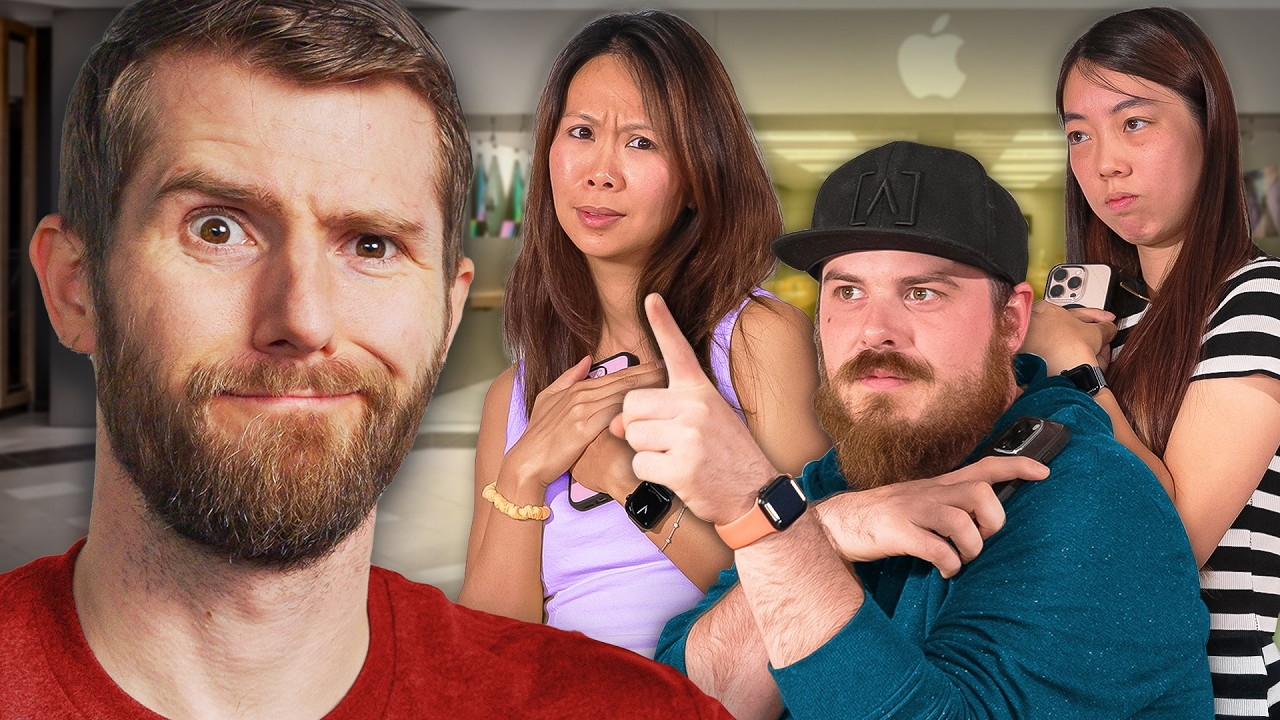
#> input picture data/raw/thumbnails/--5wLkbb1Z8.jpg, 1280 x 720 px; its folder holds only this picture in this run
$ python visual_features_enhanced.py   (older library calls are emulated)
#> lines starting #> are read from the running program, lines starting #| are printed output that depends on the picture
### config.py
"""Configuration settings for the YouTube thumbnail analysis project."""
import os
from pathlib import Path
from dotenv import load_dotenv

# Load environment variables
load_dotenv()

# API Configuration
YOUTUBE_API_KEY = os.getenv('YOUTUBE_API_KEY')

# Directory paths
ROOT_DIR = Path(__file__).parent
DATA_DIR = ROOT_DIR / 'data'
RAW_DATA_DIR = DATA_DIR / 'raw'
PROCESSED_DATA_DIR = DATA_DIR / 'processed'
REPORTS_DIR = ROOT_DIR / 'reports'

# Data collection settings
TARGET_CHANNELS = [
    # Tech Reviews & News
    'UCXuqSBlHAE6Xw-yeJA0Tunw',  # Linus Tech Tips (39.14 uploads/month)
    'UC2UXDak6o7rBm23k3Vv5dww',  # Techno Ruhez (7.42 uploads/month)
    'UCBJycsmduvYEL83R_U4JriQ',  # MKBHD

    # Tech Education
    'UC8butISFwT-Wl7EV0hUK0BQ',  # freeCodeCamp (17.39 uploads/month)
    'UCeVMnSShP_Iviwkknt83cww',  # Code with Harry (7.61 uploads/month)
    'UCFbNIlppjAuEX4znoulh0Cw',  # Web Dev Simplified (6.21 uploads/month)

    # Business & Tech
    'UCsBjURrPoezykLs9EqgamOA',  # Fireship
    'UCZ9qFEC82qM6Pk-54Q4TVWA',  # FastAI
    'UCxX9wt5FWQUAAz4UrysqK9A',  # CS Dojo
    'UC4xKdmAXFh4ACyhpiQ_3qBw'   # TechLead
]
VIDEOS_PER_CHANNEL = 200  # Target 200 videos per channel to exceed 500+ total

# Feature extraction settings
IMAGE_SIZE = (224, 224)  # Standard size for thumbnail processing
FACE_DETECTION_CONFIDENCE = 0.9
COLOR_PALETTE_SIZE = 5  # Number of dominant colors to extract

# Model settings
RANDOM_SEED = 42
TEST_SIZE = 0.2
VALIDATION_SIZE = 0.2

# Create directories if they don't exist
for directory in [RAW_DATA_DIR, PROCESSED_DATA_DIR, REPORTS_DIR]:
    directory.mkdir(parents=True, exist_ok=True)

### src/features/visual_features_enhanced.py
"""Enhanced module for extracting visual features from thumbnails."""
import os
import sys
from pathlib import Path
from typing import Dict, List, Tuple, Optional
import numpy as np
import cv2
from PIL import Image
from sklearn.cluster import KMeans
import json
from tqdm import tqdm
import colorsys
from scipy.stats import entropy
from scipy import ndimage

# Add project root to Python path
project_root = os.path.abspath(os.path.join(os.path.dirname(__file__), "../.."))
sys.path.append(project_root)

from config import RAW_DATA_DIR, PROCESSED_DATA_DIR, IMAGE_SIZE, FACE_DETECTION_CONFIDENCE

# Load OpenCV models
face_cascade = cv2.CascadeClassifier(cv2.data.haarcascades + 'haarcascade_frontalface_default.xml')
eye_cascade = cv2.CascadeClassifier(cv2.data.haarcascades + 'haarcascade_eye.xml')

class EnhancedThumbnailFeatureExtractor:
    """Enhanced feature extractor with additional metrics."""

    def __init__(self):
        """Initialize the feature extractor."""
        self.thumbnails_dir = RAW_DATA_DIR / 'thumbnails'
        self.features_dir = PROCESSED_DATA_DIR / 'visual_features'
        self.features_dir.mkdir(parents=True, exist_ok=True)

    def extract_advanced_color_features(self, image: np.ndarray) -> Dict:
        """Extract enhanced color-related features.

        Args:
            image: OpenCV image array

        Returns:
            Dictionary containing color features
        """
        # Convert to different color spaces
        hsv = cv2.cvtColor(image, cv2.COLOR_BGR2HSV)
        lab = cv2.cvtColor(image, cv2.COLOR_BGR2LAB)

        # Extract dominant colors with confidence scores
        pixels = image.reshape(-1, 3)
        kmeans = KMeans(n_clusters=5, n_init=1).fit(pixels)
        colors = kmeans.cluster_centers_
        distances = kmeans.transform(pixels)  # Distance to each cluster center
        confidence_scores = 1 / (1 + distances.min(axis=1))  # Convert distances to confidence scores

        # Calculate color statistics per channel
        channel_stats = {
            'mean': np.mean(image, axis=(0,1)).tolist(),
            'std': np.std(image, axis=(0,1)).tolist(),
            'median': np.median(image, axis=(0,1)).tolist()
        }

        # Calculate color harmony
        hue_hist = cv2.calcHist([hsv], [0], None, [180], [0,180])
        hue_hist = cv2.normalize(hue_hist, hue_hist).flatten()
        complementary_harmony = self._calculate_complementary_harmony(hue_hist)

        # Calculate color warmth
        warmth_score = self._calculate_color_warmth(image)

        # Calculate local contrast
        local_contrast = self._calculate_local_contrast(lab[:,:,0])

        # Calculate color zones
        height, width = image.shape[:2]
        top_colors = np.mean(image[:height//3], axis=(0,1)).tolist()
        middle_colors = np.mean(image[height//3:2*height//3], axis=(0,1)).tolist()
        bottom_colors = np.mean(image[2*height//3:], axis=(0,1)).tolist()

        return {
            'dominant_colors': colors.tolist(),
            'color_confidence': float(np.mean(confidence_scores)),
            'channel_stats': channel_stats,
            'complementary_harmony': float(complementary_harmony),
            'warmth_score': float(warmth_score),
            'local_contrast': float(local_contrast),
            'color_zones': {
                'top': top_colors,
                'middle': middle_colors,
                'bottom': bottom_colors
            },
            'brightness': float(np.mean(lab[:,:,0])),
            'saturation': float(np.mean(hsv[:,:,1])),
            'color_entropy': float(entropy(hue_hist[hue_hist > 0]))
        }

    def _calculate_complementary_harmony(self, hue_hist: np.ndarray) -> float:
        """Calculate color harmony based on complementary colors.

        Args:
            hue_hist: Histogram of hue values

        Returns:
            Harmony score between 0 and 1
        """
        # Shift histogram by 90 degrees (complementary colors)
        shifted_hist = np.roll(hue_hist, 90)
        # Calculate correlation between original and shifted
        correlation = np.corrcoef(hue_hist, shifted_hist)[0,1]
        # Convert to harmony score (0-1)
        return (correlation + 1) / 2

    def _calculate_color_warmth(self, image: np.ndarray) -> float:
        """Calculate color warmth score.

        Args:
            image: BGR image array

        Returns:
            Warmth score between 0 and 1
        """
        # Convert BGR to RGB
        rgb = cv2.cvtColor(image, cv2.COLOR_BGR2RGB)
        # Warm colors have more red and yellow (R and G channels)
        warmth = np.mean(rgb[:,:,0]) + np.mean(rgb[:,:,1]) - np.mean(rgb[:,:,2])
        # Normalize to 0-1
        return (warmth + 510) / 1020  # Max possible range is -510 to 510

    def _calculate_local_contrast(self, luminance: np.ndarray) -> float:
        """Calculate local contrast using Gaussian difference.

        Args:
            luminance: Luminance channel array

        Returns:
            Local contrast score
        """
        # Apply Gaussian blur at two scales
        blur1 = cv2.GaussianBlur(luminance, (3,3), 0)
        blur2 = cv2.GaussianBlur(luminance, (21,21), 0)
        # Calculate difference
        contrast = np.mean(np.abs(blur1 - blur2))
        return contrast / 255  # Normalize to 0-1

    def extract_enhanced_face_features(self, image: np.ndarray) -> Dict:
        """Extract enhanced face-related features.

        Args:
            image: OpenCV image array

        Returns:
            Dictionary containing face features
        """
        gray = cv2.cvtColor(image, cv2.COLOR_BGR2GRAY)

        # Detect faces with different scales
        faces_rect = face_cascade.detectMultiScale(
            gray,
            scaleFactor=1.1,
            minNeighbors=5,
            minSize=(30, 30)
        )

        faces = []
        total_face_area = 0
        face_brightness = []
        face_contrast = []

        for (x, y, w, h) in faces_rect:
            face_roi = gray[y:y+h, x:x+w]
            face_area = w * h
            total_face_area += face_area

            # Detect eyes in face region
            eyes = eye_cascade.detectMultiScale(face_roi)

            # Calculate face-specific metrics
            face_bright = np.mean(face_roi)
            face_brightness.append(face_bright)
            face_cont = np.std(face_roi)
            face_contrast.append(face_cont)

            # Calculate face position relative to rule of thirds points
            thirds_points = [
                (image.shape[1]/3, image.shape[0]/3),
                (2*image.shape[1]/3, image.shape[0]/3),
                (image.shape[1]/3, 2*image.shape[0]/3),
                (2*image.shape[1]/3, 2*image.shape[0]/3)
            ]

            face_center = (x + w/2, y + h/2)
            min_thirds_dist = min(
                np.sqrt((px - face_center[0])**2 + (py - face_center[1])**2)
                for px, py in thirds_points
            )

            face_info = {
                'bbox': [int(x), int(y), int(x+w), int(y+h)],
                'relative_size': face_area / (image.shape[0] * image.shape[1]),
                'center': [float(x + w/2) / image.shape[1],
                          float(y + h/2) / image.shape[0]],
                'aspect_ratio': w / h,
                'num_eyes': len(eyes),
                'brightness': float(face_bright),
                'contrast': float(face_cont),
                'thirds_distance': float(min_thirds_dist)
            }
            faces.append(face_info)

        # Calculate face clustering
        face_clustering = 0
        if len(faces) > 1:
            centers = np.array([[f['center'][0], f['center'][1]] for f in faces])
            face_clustering = np.mean([
                np.min([
                    np.sqrt((c1[0]-c2[0])**2 + (c1[1]-c2[1])**2)
                    for j, c2 in enumerate(centers) if i != j
                ])
                for i, c1 in enumerate(centers)
            ])

        return {
            'num_faces': len(faces),
            'faces': faces,
            'has_faces': len(faces) > 0,
            'total_face_area_ratio': total_face_area / (image.shape[0] * image.shape[1]),
            'face_clustering': float(face_clustering),
            'avg_face_brightness': float(np.mean(face_brightness)) if faces else 0,
            'avg_face_contrast': float(np.mean(face_contrast)) if faces else 0
        }

    def analyze_enhanced_composition(self, image: np.ndarray) -> Dict:
        """Enhanced analysis of image composition.

        Args:
            image: OpenCV image array

        Returns:
            Dictionary containing composition features
        """
        height, width = image.shape[:2]
        gray = cv2.cvtColor(image, cv2.COLOR_BGR2GRAY)

        # Calculate edge features
        edges = cv2.Canny(gray, 100, 200)
        edge_density = np.count_nonzero(edges) / (height * width)

        # Calculate edge direction histogram
        sobelx = cv2.Sobel(gray, cv2.CV_64F, 1, 0, ksize=3)
        sobely = cv2.Sobel(gray, cv2.CV_64F, 0, 1, ksize=3)
        edge_directions = np.arctan2(sobely, sobelx)
        direction_hist, _ = np.histogram(edge_directions[edges > 0], bins=8, range=(-np.pi, np.pi))
        direction_hist = direction_hist / np.sum(direction_hist)

        # Calculate visual complexity using DCT
        dct = cv2.dct(np.float32(gray))
        visual_complexity = np.sum(np.abs(dct)) / (height * width)

        # Calculate rule of thirds adherence
        thirds_map = np.zeros((height, width))
        for i in range(1, 3):
            thirds_map[:, int(width * i/3)] = 1
            thirds_map[int(height * i/3), :] = 1
        thirds_score = np.sum(edges * cv2.GaussianBlur(thirds_map, (21,21), 0)) / np.sum(edges)

        # Calculate balance metrics
        left_weight = np.sum(gray[:, :width//2])
        right_weight = np.sum(gray[:, width//2:])
        top_weight = np.sum(gray[:height//2, :])
        bottom_weight = np.sum(gray[height//2:, :])

        horizontal_balance = 1 - abs(left_weight - right_weight) / (left_weight + right_weight)
        vertical_balance = 1 - abs(top_weight - bottom_weight) / (top_weight + bottom_weight)

        # Calculate focal points using alternative method
        # Convert to grayscale and blur
        gray = cv2.cvtColor(image, cv2.COLOR_BGR2GRAY)
        blurred = cv2.GaussianBlur(gray, (21, 21), 0)

        # Calculate gradient magnitude as a simple saliency map
        sobelx = cv2.Sobel(blurred, cv2.CV_64F, 1, 0, ksize=3)
        sobely = cv2.Sobel(blurred, cv2.CV_64F, 0, 1, ksize=3)
        gradient_mag = np.sqrt(sobelx**2 + sobely**2)

        # Normalize to 0-1
        saliency_map = cv2.normalize(gradient_mag, None, 0, 1, cv2.NORM_MINMAX)
        focal_points = self._find_focal_points(saliency_map)

        return {
            'edge_density': float(edge_density),
            'edge_directions': direction_hist.tolist(),
            'visual_complexity': float(visual_complexity),
            'thirds_adherence': float(thirds_score),
            'balance': {
                'horizontal': float(horizontal_balance),
                'vertical': float(vertical_balance)
            },
            'focal_points': focal_points,
            'symmetry': {
                'horizontal': float(self._calculate_symmetry(gray, 'horizontal')),
                'vertical': float(self._calculate_symmetry(gray, 'vertical')),
                'radial': float(self._calculate_radial_symmetry(gray))
            }
        }

    def _find_focal_points(self, saliency_map: np.ndarray,
                          threshold: float = 0.8) -> List[Dict]:
        """Find focal points in the image using saliency.

        Args:
            saliency_map: Saliency map array
            threshold: Saliency threshold

        Returns:
            List of focal point dictionaries
        """
        # Normalize saliency map
        saliency_norm = cv2.normalize(saliency_map, None, 0, 1, cv2.NORM_MINMAX)

        # Find local maxima
        local_max = ndimage.maximum_filter(saliency_norm, size=20)
        maxima = (saliency_norm == local_max) & (saliency_norm > threshold)

        focal_points = []
        coords = np.column_stack(np.where(maxima))

        for y, x in coords:
            focal_points.append({
                'position': [float(x) / saliency_map.shape[1],
                           float(y) / saliency_map.shape[0]],
                'saliency': float(saliency_norm[y, x])
            })

        return focal_points

    def _calculate_symmetry(self, image: np.ndarray, axis: str) -> float:
        """Calculate image symmetry along specified axis.

        Args:
            image: Grayscale image array
            axis: 'horizontal' or 'vertical'

        Returns:
            Symmetry score between 0 and 1
        """
        if axis == 'horizontal':
            left = image[:, :image.shape[1]//2]
            right = np.fliplr(image[:, image.shape[1]//2:])
            diff = np.abs(left - right)
        else:
            top = image[:image.shape[0]//2, :]
            bottom = np.flipud(image[image.shape[0]//2:, :])
            diff = np.abs(top - bottom)

        return 1 - np.mean(diff) / 255

    def _calculate_radial_symmetry(self, image: np.ndarray) -> float:
        """Calculate radial symmetry of the image.

        Args:
            image: Grayscale image array

        Returns:
            Radial symmetry score between 0 and 1
        """
        center_y, center_x = image.shape[0] // 2, image.shape[1] // 2
        y_coords, x_coords = np.ogrid[:image.shape[0], :image.shape[1]]

        # Calculate distances from center
        distances = np.sqrt((x_coords - center_x)**2 + (y_coords - center_y)**2)
        max_distance = np.max(distances)

        # Create rings
        num_rings = 10
        ring_width = max_distance / num_rings

        symmetry_scores = []
        for i in range(num_rings):
            ring_mask = (distances >= i*ring_width) & (distances < (i+1)*ring_width)
            ring_pixels = image[ring_mask]
            if len(ring_pixels) > 0:
                ring_std = np.std(ring_pixels)
                symmetry_scores.append(1 - ring_std / 255)

        return np.mean(symmetry_scores)

    def extract_features(self, video_id: str) -> Optional[Dict]:
        """Extract all enhanced features for a single thumbnail.

        Args:
            video_id: YouTube video ID

        Returns:
            Dictionary containing all extracted features or None if error
        """
        try:
            # Load image
            image_path = self.thumbnails_dir / f"{video_id}.jpg"
            image = cv2.imread(str(image_path))

            if image is None:
                print(f"Failed to load image for video {video_id}")
                return None

            # Resize for consistent processing
            image = cv2.resize(image, IMAGE_SIZE)

            # Extract all features
            features = {
                'video_id': video_id,
                'color_features': self.extract_advanced_color_features(image),
                'face_features': self.extract_enhanced_face_features(image),
                'composition_features': self.analyze_enhanced_composition(image)
            }

            return features

        except Exception as e:
            print(f"Error extracting features for video {video_id}: {e}")
            return None

    def process_all_thumbnails(self):
        """Extract features from all thumbnails in the dataset."""
        # Get list of all thumbnails
        thumbnail_files = list(self.thumbnails_dir.glob('*.jpg'))

        if not thumbnail_files:
            print("No thumbnails found!")
            return

        # Process all thumbnails
        all_features = []
        failed = []

        for thumb_path in tqdm(thumbnail_files, desc="Extracting enhanced features"):
            video_id = thumb_path.stem
            features = self.extract_features(video_id)
#> in extract_features, image is the input picture: shape (720, 1280, 3); mean B, G, R 93, 103.9, 134.7
#> in extract_features, `image = cv2.resize(image, IMAGE_SIZE)`:
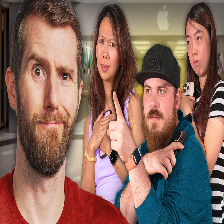
#> image: shape (224, 224, 3); mean B, G, R 93, 103.8, 134.6
#> in extract_advanced_color_features, `colors = kmeans.cluster_centers_`: colors = [[170.2, 185, 227.9], [61.13, 74.13, 125.9], [110.3, 135.1, 182.4], [98.62, 74.5, 10.88], [30.64, 34.88, 51.56]]
#> in extract_advanced_color_features, `channel_stats = { 'mean': np.mean(image, axis=(0,1)).tolist(), 'std': ..`: channel_stats = {'mean': [92.98, 103.8, 134.6], 'std': [55.23, 58.84, 76.9], 'median': [92, 99, 139]}
#> in extract_advanced_color_features, `hue_hist = cv2.calcHist([hsv], [0], None, [180], [0,180])`: hue_hist = 180 values, max 4245 at index 9, min 0 at index 48, mean 278.8
#> in extract_advanced_color_features, `hue_hist = cv2.normalize(hue_hist, hue_hist).flatten()`: hue_hist = 180 values, max 0.39 at index 9, min 0 at index 48, mean 0.0256
#> in _calculate_complementary_harmony, `shifted_hist = np.roll(hue_hist, 90)`: shifted_hist = 180 values, max 0.39 at index 99, min 0 at index 138, mean 0.0256
#> in _calculate_complementary_harmony, `correlation = np.corrcoef(hue_hist, shifted_hist)[0,1]`: correlation = 0.243
#> in extract_advanced_color_features, `complementary_harmony = self._calculate_complementary_harmony(hue_hist)`: complementary_harmony = 0.621
#> in _calculate_color_warmth, `warmth = np.mean(rgb[:,:,0]) + np.mean(rgb[:,:,1]) - np.mean(rgb[:,:,2])`: warmth = 145.4
#> in extract_advanced_color_features, `warmth_score = self._calculate_color_warmth(image)`: warmth_score = 0.643
#> in _calculate_local_contrast, `blur2 = cv2.GaussianBlur(luminance, (21,21), 0)`:
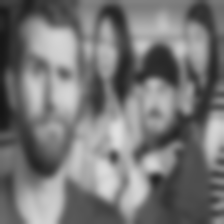
#> blur2: shape (224, 224); min 21, max 224, mean 118.6
#> in _calculate_local_contrast, `contrast = np.mean(np.abs(blur1 - blur2))`: contrast = 115.3
#> in extract_advanced_color_features, `local_contrast = self._calculate_local_contrast(lab[:,:,0])`: local_contrast = 0.452
#> in extract_advanced_color_features, `top_colors = np.mean(image[:height//3], axis=(0,1)).tolist()`: top_colors = [85.45, 102.1, 128.2]
#> in extract_advanced_color_features, `middle_colors = np.mean(image[height//3:2*height//3], axis=(0,1)).toli..`: middle_colors = [90.97, 107.1, 147.8]
#> in extract_advanced_color_features, `bottom_colors = np.mean(image[2*height//3:], axis=(0,1)).tolist()`: bottom_colors = [102.4, 102.3, 127.7]
#> in extract_enhanced_face_features, `gray = cv2.cvtColor(image, cv2.COLOR_BGR2GRAY)`:
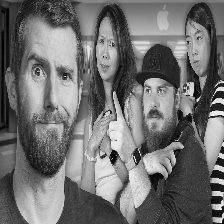
#> gray: shape (224, 224); min 0, max 254, mean 111.8
#> in extract_enhanced_face_features, `faces_rect = face_cascade.detectMultiScale( gray, scaleFactor=1.1, min..`: faces_rect = [[128, 70, 52, 52], [7, 37, 90, 90]]
#> the loop in extract_enhanced_face_features, `for (x, y, w, h) in faces_rect:` made 2 passes
#> (x, y, w, h, face_area, total_face_area, face_bright, face_cont) on pass 1: (128, 70, 52, 52, 2704, 2704, 122.1, 58.6)
#> after the loop in extract_enhanced_face_features, `for (x, y, w, h) in faces_rect:`: face_brightness = [122.1, 128.4]; face_contrast = [58.6, 56.24]; faces = 2 items; total_face_area = 10804
#> in extract_enhanced_face_features, `centers = np.array([[f['center'][0], f['center'][1]] for f in faces])`: centers = [[0.688, 0.429], [0.232, 0.366]]
#> in extract_enhanced_face_features, `face_clustering = np.mean([ np.min([ np.sqrt((c1[0]-c2[0])**2 + (c1[1]..`: face_clustering = 0.46
#> in analyze_enhanced_composition, `height, width = image.shape[:2]`: height = 224
#> in analyze_enhanced_composition, `edges = cv2.Canny(gray, 100, 200)`:
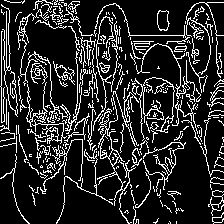
#> edges: shape (224, 224); 16.3% white in thin lines or dots
#> in analyze_enhanced_composition, `edge_density = np.count_nonzero(edges) / (height * width)`: edge_density = 0.163
#> in analyze_enhanced_composition, `edge_directions = np.arctan2(sobely, sobelx)`:
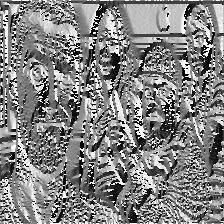
#> edge_directions: shape (224, 224) float64; min -3.14, max 3.14, mean 0.0887; drawn with min black and max white
#> in analyze_enhanced_composition, `direction_hist, _ = np.histogram(edge_directions[edges > 0], bins=8, r..`: direction_hist = [1375, 646, 756, 1510, 1329, 639, 619, 1320]
#> in analyze_enhanced_composition, `direction_hist = direction_hist / np.sum(direction_hist)`: direction_hist = [0.168, 0.0788, 0.0923, 0.184, 0.162, 0.078, 0.0755, 0.161]
#> in analyze_enhanced_composition, `dct = cv2.dct(np.float32(gray))`:
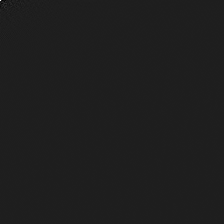
#> dct: shape (224, 224) float32; min -3454.8, max 25038.9, mean 0.3; drawn with min black and max white
#> in analyze_enhanced_composition, `visual_complexity = np.sum(np.abs(dct)) / (height * width)`: visual_complexity = 20.81
#> in analyze_enhanced_composition, `thirds_score = np.sum(edges * cv2.GaussianBlur(thirds_map, (21,21), 0)..`: thirds_score = 0.0182
#> in analyze_enhanced_composition, `left_weight = np.sum(gray[:, :width//2])`: left_weight = 2929450
#> in analyze_enhanced_composition, `right_weight = np.sum(gray[:, width//2:])`: right_weight = 2679273
#> in analyze_enhanced_composition, `top_weight = np.sum(gray[:height//2, :])`: top_weight = 2764297
#> in analyze_enhanced_composition, `bottom_weight = np.sum(gray[height//2:, :])`: bottom_weight = 2844426
#> in analyze_enhanced_composition, `horizontal_balance = 1 - abs(left_weight - right_weight) / (left_weigh..`: horizontal_balance = 0.955
#> in analyze_enhanced_composition, `vertical_balance = 1 - abs(top_weight - bottom_weight) / (top_weight +..`: vertical_balance = -3.29e+12
#> in analyze_enhanced_composition, `sobelx = cv2.Sobel(blurred, cv2.CV_64F, 1, 0, ksize=3)`:
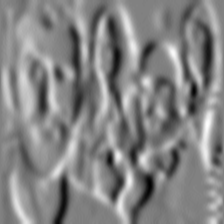
#> sobelx: shape (224, 224) float64; min -131, max 126, mean 2.3; drawn with min black and max white
#> (the rest of the program and of its run is left out)
